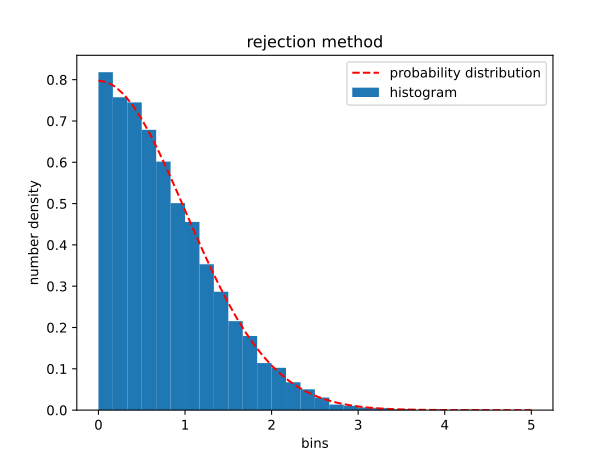

Generate this figure with Python:
# Assignment 4
# Rejection method
import numpy as np
import matplotlib.pyplot as pt

def p(x): # intended probability distribution function
 return(np.sqrt(2.0/np.pi)*np.exp(-x*x/2.0))
def f(x): # comparison function
 return(1.0/np.cosh(x))
def F(x): # solution of dx/dy=f(y)
 return(np.arcsinh(np.tan(x)))

# rejection method-------------------------------
x=np.random.rand(10000)  # uniform daviate [0,1)
X=F(np.pi/2.0*x) # random numbers with distribution F(x)
y=np.random.rand(10000)
y=y*f(X)
XP=[]
for i in range(len(y)):
 if y[i]<=p(X[i]):
  XP+=[X[i]] #XP is distributed as p(x)
#------------------------------------------------

xx=np.linspace(0,5,51)
pt.hist(XP,bins=30,range=(0,5),density=True,label="histogram")
pt.plot(xx,p(xx),'r--',label="probability distribution")
pt.xlabel("bins");pt.ylabel("number density");pt.title("rejection method")
pt.legend()
pt.show()
